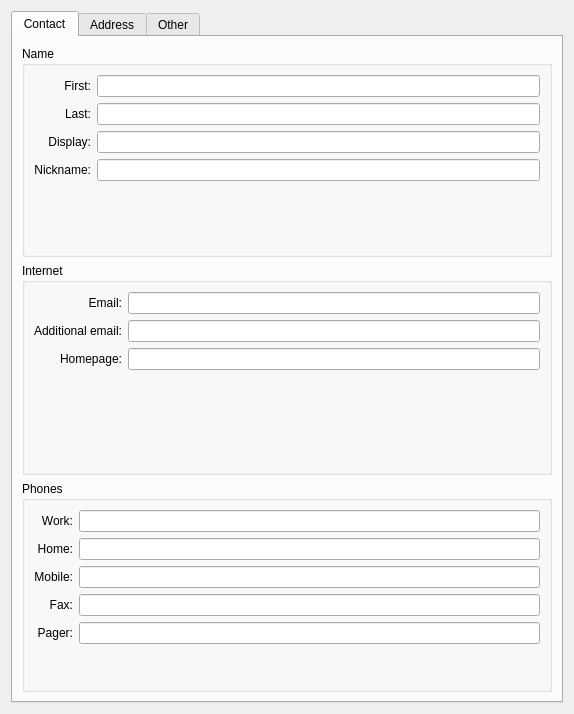
<ui version="4.0" >
 <class>KABCItemEditor</class>
 <widget class="QWidget" name="KABCItemEditor" >
  <property name="geometry" >
   <rect>
    <x>0</x>
    <y>0</y>
    <width>574</width>
    <height>714</height>
   </rect>
  </property>
  <layout class="QVBoxLayout" >
   <item>
    <widget class="QTabWidget" name="mTabWidget" >
     <property name="currentIndex" >
      <number>0</number>
     </property>
     <widget class="QWidget" name="tab" >
      <attribute name="title" >
       <string>Contact</string>
      </attribute>
      <layout class="QVBoxLayout" >
       <item>
        <widget class="QGroupBox" name="groupBox" >
         <property name="title" >
          <string>Name</string>
         </property>
         <layout class="QGridLayout" >
          <item row="0" column="0" >
           <widget class="QLabel" name="label" >
            <property name="text" >
             <string>First:</string>
            </property>
            <property name="alignment" >
             <set>Qt::AlignRight|Qt::AlignTrailing|Qt::AlignVCenter</set>
            </property>
            <property name="buddy" >
             <cstring>mGivenName</cstring>
            </property>
           </widget>
          </item>
          <item row="0" column="1" >
           <widget class="QLineEdit" name="mGivenName" />
          </item>
          <item row="1" column="0" >
           <widget class="QLabel" name="label_2" >
            <property name="text" >
             <string>Last:</string>
            </property>
            <property name="alignment" >
             <set>Qt::AlignRight|Qt::AlignTrailing|Qt::AlignVCenter</set>
            </property>
            <property name="buddy" >
             <cstring>mFamilyName</cstring>
            </property>
           </widget>
          </item>
          <item row="1" column="1" >
           <widget class="QLineEdit" name="mFamilyName" />
          </item>
          <item row="2" column="0" >
           <widget class="QLabel" name="label_3" >
            <property name="text" >
             <string>Display:</string>
            </property>
            <property name="alignment" >
             <set>Qt::AlignRight|Qt::AlignTrailing|Qt::AlignVCenter</set>
            </property>
            <property name="buddy" >
             <cstring>mFormattedName</cstring>
            </property>
           </widget>
          </item>
          <item row="2" column="1" >
           <widget class="QLineEdit" name="mFormattedName" />
          </item>
          <item row="3" column="0" >
           <widget class="QLabel" name="label_4" >
            <property name="text" >
             <string>Nickname:</string>
            </property>
            <property name="alignment" >
             <set>Qt::AlignRight|Qt::AlignTrailing|Qt::AlignVCenter</set>
            </property>
            <property name="buddy" >
             <cstring>mNickName</cstring>
            </property>
           </widget>
          </item>
          <item row="3" column="1" >
           <widget class="QLineEdit" name="mNickName" />
          </item>
          <item row="4" column="1" >
           <spacer>
            <property name="orientation" >
             <enum>Qt::Vertical</enum>
            </property>
            <property name="sizeHint" >
             <size>
              <width>20</width>
              <height>16</height>
             </size>
            </property>
           </spacer>
          </item>
         </layout>
        </widget>
       </item>
       <item>
        <widget class="QGroupBox" name="groupBox_2" >
         <property name="title" >
          <string>Internet</string>
         </property>
         <layout class="QGridLayout" >
          <item row="0" column="0" >
           <widget class="QLabel" name="label_5" >
            <property name="text" >
             <string>Email:</string>
            </property>
            <property name="alignment" >
             <set>Qt::AlignRight|Qt::AlignTrailing|Qt::AlignVCenter</set>
            </property>
            <property name="buddy" >
             <cstring>mEMail</cstring>
            </property>
           </widget>
          </item>
          <item row="0" column="1" >
           <widget class="QLineEdit" name="mEMail" />
          </item>
          <item row="1" column="0" >
           <widget class="QLabel" name="label_6" >
            <property name="text" >
             <string>Additional email:</string>
            </property>
            <property name="alignment" >
             <set>Qt::AlignRight|Qt::AlignTrailing|Qt::AlignVCenter</set>
            </property>
            <property name="buddy" >
             <cstring>mAdditionalEMail</cstring>
            </property>
           </widget>
          </item>
          <item row="1" column="1" >
           <widget class="QLineEdit" name="mAdditionalEMail" />
          </item>
          <item row="2" column="0" >
           <widget class="QLabel" name="label_7" >
            <property name="text" >
             <string>Homepage:</string>
            </property>
            <property name="alignment" >
             <set>Qt::AlignRight|Qt::AlignTrailing|Qt::AlignVCenter</set>
            </property>
            <property name="buddy" >
             <cstring>mHomepage</cstring>
            </property>
           </widget>
          </item>
          <item row="2" column="1" >
           <widget class="QLineEdit" name="mHomepage" />
          </item>
          <item row="3" column="1" >
           <spacer>
            <property name="orientation" >
             <enum>Qt::Vertical</enum>
            </property>
            <property name="sizeHint" >
             <size>
              <width>20</width>
              <height>16</height>
             </size>
            </property>
           </spacer>
          </item>
         </layout>
        </widget>
       </item>
       <item>
        <widget class="QGroupBox" name="groupBox_3" >
         <property name="title" >
          <string>Phones</string>
         </property>
         <layout class="QGridLayout" >
          <item row="0" column="0" >
           <widget class="QLabel" name="label_8" >
            <property name="text" >
             <string>Work:</string>
            </property>
            <property name="alignment" >
             <set>Qt::AlignRight|Qt::AlignTrailing|Qt::AlignVCenter</set>
            </property>
            <property name="buddy" >
             <cstring>mWorkPhone</cstring>
            </property>
           </widget>
          </item>
          <item row="0" column="1" >
           <widget class="QLineEdit" name="mWorkPhone" />
          </item>
          <item row="1" column="0" >
           <widget class="QLabel" name="label_9" >
            <property name="text" >
             <string>Home:</string>
            </property>
            <property name="alignment" >
             <set>Qt::AlignRight|Qt::AlignTrailing|Qt::AlignVCenter</set>
            </property>
            <property name="buddy" >
             <cstring>mHomePhone</cstring>
            </property>
           </widget>
          </item>
          <item row="1" column="1" >
           <widget class="QLineEdit" name="mHomePhone" />
          </item>
          <item row="2" column="0" >
           <widget class="QLabel" name="label_10" >
            <property name="text" >
             <string>Mobile:</string>
            </property>
            <property name="alignment" >
             <set>Qt::AlignRight|Qt::AlignTrailing|Qt::AlignVCenter</set>
            </property>
            <property name="buddy" >
             <cstring>mMobilePhone</cstring>
            </property>
           </widget>
          </item>
          <item row="2" column="1" >
           <widget class="QLineEdit" name="mMobilePhone" />
          </item>
          <item row="3" column="0" >
           <widget class="QLabel" name="label_11" >
            <property name="text" >
             <string>Fax:</string>
            </property>
            <property name="alignment" >
             <set>Qt::AlignRight|Qt::AlignTrailing|Qt::AlignVCenter</set>
            </property>
            <property name="buddy" >
             <cstring>mFaxPhone</cstring>
            </property>
           </widget>
          </item>
          <item row="3" column="1" >
           <widget class="QLineEdit" name="mFaxPhone" />
          </item>
          <item row="4" column="0" >
           <widget class="QLabel" name="label_12" >
            <property name="text" >
             <string>Pager:</string>
            </property>
            <property name="alignment" >
             <set>Qt::AlignRight|Qt::AlignTrailing|Qt::AlignVCenter</set>
            </property>
            <property name="buddy" >
             <cstring>mPagerPhone</cstring>
            </property>
           </widget>
          </item>
          <item row="4" column="1" >
           <widget class="QLineEdit" name="mPagerPhone" />
          </item>
          <item row="5" column="1" >
           <spacer>
            <property name="orientation" >
             <enum>Qt::Vertical</enum>
            </property>
            <property name="sizeHint" >
             <size>
              <width>20</width>
              <height>16</height>
             </size>
            </property>
           </spacer>
          </item>
         </layout>
        </widget>
       </item>
      </layout>
     </widget>
     <widget class="QWidget" name="tab_2" >
      <attribute name="title" >
       <string>Address</string>
      </attribute>
      <layout class="QVBoxLayout" >
       <item>
        <widget class="QGroupBox" name="groupBox_4" >
         <property name="title" >
          <string>Home</string>
         </property>
         <layout class="QGridLayout" >
          <item row="0" column="0" >
           <widget class="QLabel" name="label_13" >
            <property name="text" >
             <string>Street:</string>
            </property>
            <property name="alignment" >
             <set>Qt::AlignRight|Qt::AlignTrailing|Qt::AlignVCenter</set>
            </property>
            <property name="buddy" >
             <cstring>mHomeStreet</cstring>
            </property>
           </widget>
          </item>
          <item row="0" column="1" colspan="3" >
           <widget class="QLineEdit" name="mHomeStreet" />
          </item>
          <item row="1" column="0" >
           <widget class="QLabel" name="label_14" >
            <property name="text" >
             <string>City:</string>
            </property>
            <property name="alignment" >
             <set>Qt::AlignRight|Qt::AlignTrailing|Qt::AlignVCenter</set>
            </property>
            <property name="buddy" >
             <cstring>mHomeCity</cstring>
            </property>
           </widget>
          </item>
          <item row="1" column="1" colspan="3" >
           <widget class="QLineEdit" name="mHomeCity" />
          </item>
          <item row="2" column="0" >
           <widget class="QLabel" name="label_15" >
            <property name="text" >
             <string>State/Province:</string>
            </property>
            <property name="alignment" >
             <set>Qt::AlignRight|Qt::AlignTrailing|Qt::AlignVCenter</set>
            </property>
            <property name="buddy" >
             <cstring>mHomeState</cstring>
            </property>
           </widget>
          </item>
          <item row="2" column="1" >
           <widget class="QLineEdit" name="mHomeState" />
          </item>
          <item row="2" column="2" >
           <widget class="QLabel" name="label_16" >
            <property name="text" >
             <string>ZIP/Postal code:</string>
            </property>
            <property name="alignment" >
             <set>Qt::AlignRight|Qt::AlignTrailing|Qt::AlignVCenter</set>
            </property>
            <property name="buddy" >
             <cstring>mHomePostalCode</cstring>
            </property>
           </widget>
          </item>
          <item row="2" column="3" >
           <widget class="QLineEdit" name="mHomePostalCode" />
          </item>
          <item row="3" column="0" >
           <widget class="QLabel" name="label_17" >
            <property name="text" >
             <string>Country:</string>
            </property>
            <property name="alignment" >
             <set>Qt::AlignRight|Qt::AlignTrailing|Qt::AlignVCenter</set>
            </property>
            <property name="buddy" >
             <cstring>mHomeCountry</cstring>
            </property>
           </widget>
          </item>
          <item row="3" column="1" colspan="3" >
           <widget class="QLineEdit" name="mHomeCountry" />
          </item>
          <item row="4" column="1" >
           <spacer>
            <property name="orientation" >
             <enum>Qt::Vertical</enum>
            </property>
            <property name="sizeHint" >
             <size>
              <width>20</width>
              <height>61</height>
             </size>
            </property>
           </spacer>
          </item>
         </layout>
        </widget>
       </item>
       <item>
        <widget class="QGroupBox" name="groupBox_5" >
         <property name="title" >
          <string>Work</string>
         </property>
         <layout class="QGridLayout" >
          <item row="0" column="0" >
           <widget class="QLabel" name="label_18" >
            <property name="text" >
             <string>Title:</string>
            </property>
            <property name="alignment" >
             <set>Qt::AlignRight|Qt::AlignTrailing|Qt::AlignVCenter</set>
            </property>
            <property name="buddy" >
             <cstring>mTitle</cstring>
            </property>
           </widget>
          </item>
          <item row="0" column="1" colspan="3" >
           <widget class="QLineEdit" name="mTitle" />
          </item>
          <item row="1" column="0" >
           <widget class="QLabel" name="label_19" >
            <property name="text" >
             <string>Department:</string>
            </property>
            <property name="alignment" >
             <set>Qt::AlignRight|Qt::AlignTrailing|Qt::AlignVCenter</set>
            </property>
            <property name="buddy" >
             <cstring>mDepartment</cstring>
            </property>
           </widget>
          </item>
          <item row="1" column="1" colspan="3" >
           <widget class="QLineEdit" name="mDepartment" />
          </item>
          <item row="2" column="0" >
           <widget class="QLabel" name="label_20" >
            <property name="text" >
             <string>Organization:</string>
            </property>
            <property name="alignment" >
             <set>Qt::AlignRight|Qt::AlignTrailing|Qt::AlignVCenter</set>
            </property>
            <property name="buddy" >
             <cstring>mOrganization</cstring>
            </property>
           </widget>
          </item>
          <item row="2" column="1" colspan="3" >
           <widget class="QLineEdit" name="mOrganization" />
          </item>
          <item row="3" column="0" >
           <widget class="QLabel" name="label_21" >
            <property name="text" >
             <string>Street:</string>
            </property>
            <property name="alignment" >
             <set>Qt::AlignRight|Qt::AlignTrailing|Qt::AlignVCenter</set>
            </property>
            <property name="buddy" >
             <cstring>mWorkStreet</cstring>
            </property>
           </widget>
          </item>
          <item row="3" column="1" colspan="3" >
           <widget class="QLineEdit" name="mWorkStreet" />
          </item>
          <item row="4" column="0" >
           <widget class="QLabel" name="label_22" >
            <property name="text" >
             <string>City:</string>
            </property>
            <property name="alignment" >
             <set>Qt::AlignRight|Qt::AlignTrailing|Qt::AlignVCenter</set>
            </property>
            <property name="buddy" >
             <cstring>mWorkCity</cstring>
            </property>
           </widget>
          </item>
          <item row="4" column="1" colspan="3" >
           <widget class="QLineEdit" name="mWorkCity" />
          </item>
          <item row="5" column="0" >
           <widget class="QLabel" name="label_23" >
            <property name="text" >
             <string>State/Province:</string>
            </property>
            <property name="alignment" >
             <set>Qt::AlignRight|Qt::AlignTrailing|Qt::AlignVCenter</set>
            </property>
            <property name="buddy" >
             <cstring>mWorkState</cstring>
            </property>
           </widget>
          </item>
          <item row="5" column="1" >
           <widget class="QLineEdit" name="mWorkState" />
          </item>
          <item row="5" column="2" >
           <widget class="QLabel" name="label_25" >
            <property name="text" >
             <string>ZIP/Postal code:</string>
            </property>
            <property name="alignment" >
             <set>Qt::AlignRight|Qt::AlignTrailing|Qt::AlignVCenter</set>
            </property>
            <property name="buddy" >
             <cstring>mWorkPostalCode</cstring>
            </property>
           </widget>
          </item>
          <item row="5" column="3" >
           <widget class="QLineEdit" name="mWorkPostalCode" />
          </item>
          <item row="6" column="0" >
           <widget class="QLabel" name="label_24" >
            <property name="text" >
             <string>Country:</string>
            </property>
            <property name="alignment" >
             <set>Qt::AlignRight|Qt::AlignTrailing|Qt::AlignVCenter</set>
            </property>
            <property name="buddy" >
             <cstring>mWorkCountry</cstring>
            </property>
           </widget>
          </item>
          <item row="6" column="1" colspan="3" >
           <widget class="QLineEdit" name="mWorkCountry" />
          </item>
          <item row="7" column="2" >
           <spacer>
            <property name="orientation" >
             <enum>Qt::Vertical</enum>
            </property>
            <property name="sizeHint" >
             <size>
              <width>20</width>
              <height>61</height>
             </size>
            </property>
           </spacer>
          </item>
         </layout>
        </widget>
       </item>
      </layout>
     </widget>
     <widget class="QWidget" name="tab_3" >
      <attribute name="title" >
       <string>Other</string>
      </attribute>
      <layout class="QGridLayout" >
       <item row="0" column="0" >
        <widget class="QLabel" name="label_26" >
         <property name="text" >
          <string>Custom 1:</string>
         </property>
         <property name="buddy" >
          <cstring>mCustom1</cstring>
         </property>
        </widget>
       </item>
       <item row="0" column="1" >
        <widget class="QLineEdit" name="mCustom1" />
       </item>
       <item row="1" column="0" >
        <widget class="QLabel" name="label_27" >
         <property name="text" >
          <string>Custom 2:</string>
         </property>
         <property name="buddy" >
          <cstring>mCustom2</cstring>
         </property>
        </widget>
       </item>
       <item row="1" column="1" >
        <widget class="QLineEdit" name="mCustom2" />
       </item>
       <item row="2" column="0" >
        <widget class="QLabel" name="label_28" >
         <property name="text" >
          <string>Custom 3:</string>
         </property>
         <property name="buddy" >
          <cstring>mCustom3</cstring>
         </property>
        </widget>
       </item>
       <item row="2" column="1" >
        <widget class="QLineEdit" name="mCustom3" />
       </item>
       <item row="3" column="0" >
        <widget class="QLabel" name="label_29" >
         <property name="text" >
          <string>Custom 4:</string>
         </property>
         <property name="buddy" >
          <cstring>mCustom4</cstring>
         </property>
        </widget>
       </item>
       <item row="3" column="1" >
        <widget class="QLineEdit" name="mCustom4" />
       </item>
       <item row="4" column="0" colspan="2" >
        <widget class="QGroupBox" name="groupBox_6" >
         <property name="title" >
          <string>Notes</string>
         </property>
         <layout class="QVBoxLayout" >
          <item>
           <widget class="QTextEdit" name="mNote" />
          </item>
         </layout>
        </widget>
       </item>
       <item row="5" column="1" >
        <spacer>
         <property name="orientation" >
          <enum>Qt::Vertical</enum>
         </property>
         <property name="sizeType" >
          <enum>QSizePolicy::Minimum</enum>
         </property>
         <property name="sizeHint" >
          <size>
           <width>20</width>
           <height>20</height>
          </size>
         </property>
        </spacer>
       </item>
      </layout>
     </widget>
    </widget>
   </item>
  </layout>
 </widget>
 <resources/>
 <connections/>
</ui>
